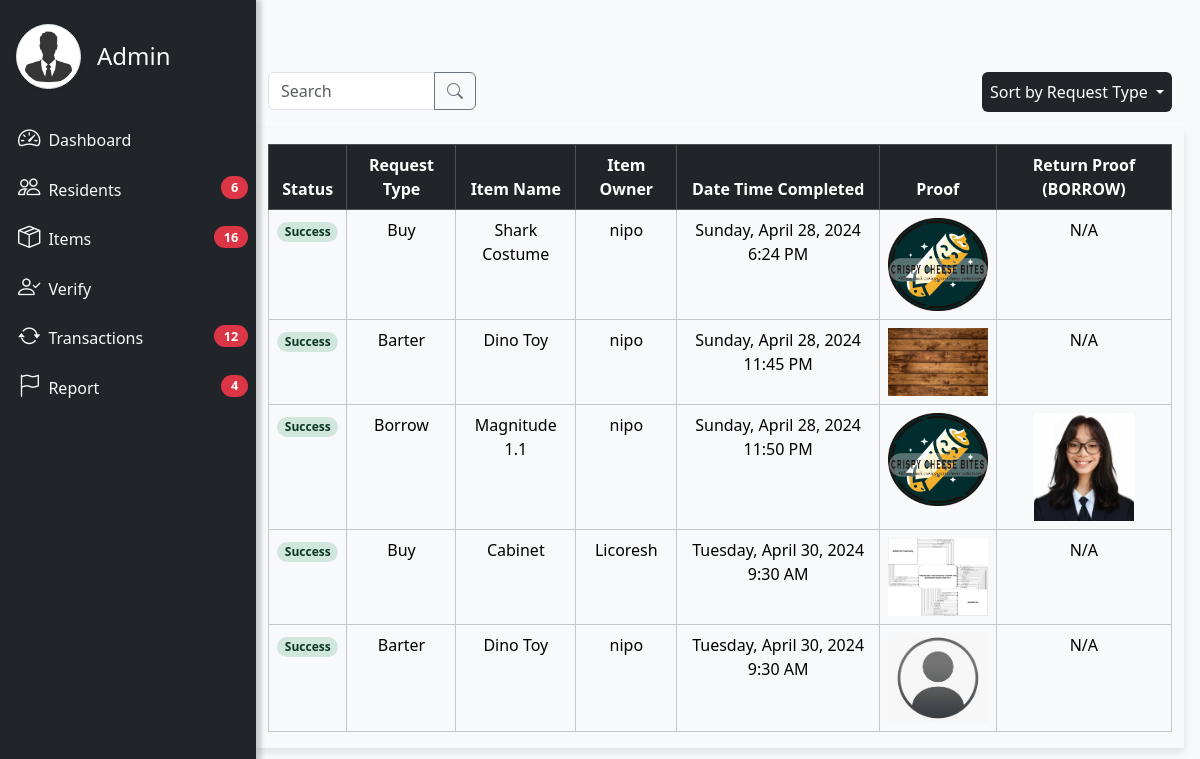
The page /htdocs/test2.php on the database its author committed.
### tables this page shows
CREATE TABLE `Request` (
  `requestID` int(11) NOT NULL AUTO_INCREMENT,
  `status` varchar(45) NOT NULL,
  `requestType` varchar(45) NOT NULL,
  `request_DateTime` datetime NOT NULL,
  `request_DateTimeClosed` datetime DEFAULT NULL,
  `userID` int(11) NOT NULL,
  `itemID` int(11) NOT NULL,
  `dismiss` varchar(10) DEFAULT NULL,
  `incomingDismiss` varchar(10) DEFAULT NULL,
  `remove` varchar(30) DEFAULT NULL,
  `complete` varchar(30) DEFAULT NULL,
  `quantity` int(20) DEFAULT NULL,
  `failed` varchar(30) DEFAULT NULL,
  `ownerSuccess` varchar(50) DEFAULT NULL,
  `requesterSuccess` varchar(50) DEFAULT NULL,
  `requesterTranDismiss` varchar(20) DEFAULT NULL,
  `ownerTranDismiss` varchar(20) DEFAULT NULL,
  `meetDissmiss` varchar(20) DEFAULT NULL,
  `rated` varchar(20) DEFAULT NULL,
  PRIMARY KEY (`requestID`),
  KEY `fk_Request_User1_idx` (`userID`),
  KEY `fk_Request_Item1_idx` (`itemID`),
  CONSTRAINT `fk_Request_Item1` FOREIGN KEY (`itemID`) REFERENCES `item` (`itemID`) ON DELETE NO ACTION ON UPDATE NO ACTION,
  CONSTRAINT `fk_Request_User1` FOREIGN KEY (`userID`) REFERENCES `user` (`userID`) ON DELETE NO ACTION ON UPDATE NO ACTION
);

CREATE TABLE `item` (
  `itemID` int(11) NOT NULL AUTO_INCREMENT,
  `itemName` varchar(45) NOT NULL,
  `ItemDescription` varchar(84) NOT NULL,
  `category` varchar(45) NOT NULL,
  `itemImage_path` varchar(45) NOT NULL,
  `buyPrice` float DEFAULT NULL,
  `userID` int(11) NOT NULL,
  `borrowPrice` float DEFAULT NULL,
  `borrowDuration` int(3) DEFAULT NULL,
  `itemQuantity` int(11) NOT NULL,
  `DateTimePosted` datetime NOT NULL,
  `itemAvailability` varchar(45) NOT NULL,
  `requestType` varchar(45) NOT NULL,
  `itemReports` int(11) DEFAULT NULL,
  PRIMARY KEY (`itemID`),
  UNIQUE KEY `itemImage_path_UNIQUE` (`itemImage_path`),
  KEY `fk_Item_User1_idx` (`userID`),
  CONSTRAINT `item_ibfk_2` FOREIGN KEY (`userID`) REFERENCES `user` (`userID`) ON DELETE NO ACTION ON UPDATE NO ACTION
);

CREATE TABLE `user` (
  `userID` int(11) NOT NULL AUTO_INCREMENT,
  `firstName` varchar(45) NOT NULL,
  `middleName` varchar(45) DEFAULT NULL,
  `lastName` varchar(45) NOT NULL,
  `contactNumber` varchar(45) NOT NULL,
  `zone` varchar(45) NOT NULL,
  `purok` varchar(45) NOT NULL,
  `dateJoined` datetime NOT NULL,
  `userEmail` varchar(45) NOT NULL,
  `status` varchar(45) DEFAULT NULL,
  `username` varchar(45) NOT NULL,
  `password` varchar(250) NOT NULL,
  `recoveryNumber` int(45) DEFAULT NULL,
  `recentPassword` varchar(45) DEFAULT NULL,
  `userImage_path` varchar(45) DEFAULT NULL,
  `verifyImage_path` varchar(45) DEFAULT NULL,
  `birthDay` datetime DEFAULT NULL,
  `userReports` int(11) DEFAULT NULL,
  `hiddenTran` varchar(20) DEFAULT 'Yes',
  `hiddenItem` varchar(20) DEFAULT 'Yes',
  PRIMARY KEY (`userID`),
  UNIQUE KEY `username_UNIQUE` (`username`),
  UNIQUE KEY `userImage_path_UNIQUE` (`userImage_path`),
  UNIQUE KEY `verifyImage_path_UNIQUE` (`verifyImage_path`),
  UNIQUE KEY `recoveryNumber_UNIQUE` (`recoveryNumber`)
);

### htdocs/test2.php (the view, shortened to what this page needs)
<?php
include "./1db.php";
include "./adminnav.php"; ?>
<!DOCTYPE html>
<html lang="en">
<head>
</head>
<body>
    <div class="page-content" id="content">
        <div class="container">
            <br>
            <div class="row mb-3">
                <div class="col-3">
                    <form class="input-group mb-3">
                        <input class="form-control" type="search" placeholder="Search" aria-label="Search">
                        <button class="btn btn-outline-secondary" type="button">
                            <i class="bi bi-search"></i>
                        </button>
                    </form>
                </div>
                <div class="col-9 d-flex justify-content-end">
                        <button type="button" class="btn btn-dark border-0 p-2 mb-3 dropdown-toggle" data-bs-toggle="dropdown" aria-expanded="false">
                            Sort by Request Type
                        </button>
                </div>
                <?php
                $query = "SELECT r.requestID, r.requestType, i.itemName, r.complete AS complete, u.username AS itemOwner,
          (CASE
              WHEN r.requestType = 'Barter' THEN b.DateTimeCompleted
              WHEN r.requestType = 'Borrow' THEN bo.DateTimeCompleted
              WHEN r.requestType = 'Buy' THEN bu.DateTimeCompleted
              ELSE NULL
          END) AS DateTimeCompleted,
          (CASE
              WHEN r.requesterSuccess IS NOT NULL THEN r.requesterSuccess
              WHEN r.ownerSuccess IS NOT NULL THEN r.ownerSuccess
              ELSE 'N/A'
          END) AS Proof,
          (CASE
              WHEN bo.RequesterProof IS NOT NULL THEN bo.RequesterProof
              WHEN bo.OwnerProof IS NOT NULL THEN bo.OwnerProof
              ELSE 'N/A'
          END) AS ReturnProof
          FROM Request r
          JOIN item i ON r.itemID = i.itemID
          LEFT JOIN barter b ON r.requestID = b.requestID
          LEFT JOIN borrow bo ON r.requestID = bo.requestID
          LEFT JOIN buy bu ON r.requestID = bu.requestID
          LEFT JOIN user u ON i.userID = u.userID
          WHERE (r.complete IS NOT NULL OR r.failed IS NOT NULL)";
                $result = $conn->query($query);
                if ($result->num_rows > 0) {
                    echo '<div class="table-wrapper">';
                    echo '<table class="table table-bordered table-border-2 table-hover mb-3 mt-3">';
                    echo '<thead>';
                    echo '<tr class="table-dark">';
                    echo '<th>Status</th>';
                    echo '<th>Request Type</th>';
                    echo '<th>Item Name</th>';
                    echo '<th>Item Owner</th>';
                    echo '<th>Date Time Completed</th>';
                    echo '<th>Proof</th>';
                    echo '<th>Return Proof (BORROW)</th>';
                    echo '</tr>';
                    echo '</thead>';
                    echo '<tbody>';
                    while ($row = $result->fetch_assoc()) {
                        $requestDateTimeClosed = $row['DateTimeCompleted'] ? date('l, F j, Y g:i A', strtotime($row['DateTimeCompleted'])) : '';
                        echo '<tr class="table-row table-light">';
                        echo '<td>';
                        if ($row['complete'] == 'Yes') {
                            echo '<span class="badge bg-success-subtle text-success-emphasis rounded-pill">Success</span>';
                        } else {
                            echo '<span style="background-color: red; color: white; padding: 5px; border-radius: 5px;">Failed</span>';
                        }
                        echo '</td>';
                        echo '<td class="table-bordered" data-bs-toggle="modal" data-bs-target="#' . (($row['requestType'] == 'Barter') ? 'reqbartermodal' : (($row['requestType'] == 'Buy') ? 'reqBuyModal' : 'reqBorrowModal')) . '" data-request-id="' . $row['requestID'] . '">' . $row['requestType'] . '</td>';
                        echo '<td class="table-bordered" data-bs-toggle="modal" data-bs-target="#' . (($row['requestType'] == 'Barter') ? 'reqbartermodal' : (($row['requestType'] == 'Buy') ? 'reqBuyModal' : 'reqBorrowModal')) . '" data-request-id="' . $row['requestID'] . '">'  . $row['itemName'] . '</td>';
                        echo '<td class="table-bordered" data-bs-toggle="modal" data-bs-target="#' . (($row['requestType'] == 'Barter') ? 'reqbartermodal' : (($row['requestType'] == 'Buy') ? 'reqBuyModal' : 'reqBorrowModal')) . '" data-request-id="' . $row['requestID'] . '">'  . $row['itemOwner'] . '</td>';
                        echo '<td class="table-bordered" data-bs-toggle="modal" data-bs-target="#' . (($row['requestType'] == 'Barter') ? 'reqbartermodal' : (($row['requestType'] == 'Buy') ? 'reqBuyModal' : 'reqBorrowModal')) . '" data-request-id="' . $row['requestID'] . '">'  . $requestDateTimeClosed . '</td>';
                        echo '<td class="table-bordered" data-bs-toggle="modal" data-bs-target="#' . (($row['requestType'] == 'Barter') ? 'reqbartermodal' : (($row['requestType'] == 'Buy') ? 'reqBuyModal' : 'reqBorrowModal')) . '" data-request-id="' . $row['requestID'] . '">';
                        if ($row['Proof'] != 'N/A') {
                            echo '<img src="proof/' . $row['Proof'] . '" alt="Proof" width="100">';
                        } else {
                            echo 'N/A';
                        }
                        echo '</td>';
                        echo '<td class="table-bordered" data-bs-toggle="modal" data-bs-target="#' . (($row['requestType'] == 'Barter') ? 'reqbartermodal' : (($row['requestType'] == 'Buy') ? 'reqBuyModal' : 'reqBorrowModal')) . '" data-request-id="' . $row['requestID'] . '">';
                        if ($row['ReturnProof'] != 'N/A') {
                            echo '<img src="proof/' . $row['ReturnProof'] . '" alt="Proof" width="100">';
                        } else {
                            echo 'N/A';
                        }
                        echo '</td>';
                        echo '</tr>';
                    }
                    echo '</tbody>';
                    echo '</table>';
                    echo '</div>';
                };
                ?>
            </div>
        </div>
    </div>
</body>
</html>

### htdocs/admin/adminnav.php (shortened to what this page needs)
<?php include "../1db.php"; ?>
<?
function countRows() {
    global $conn;
    $sql = "SELECT * FROM user";
    $result = mysqli_query($conn, $sql);
    $residents = mysqli_num_rows($result);
    $sql = "SELECT * FROM item";
    $result = mysqli_query($conn, $sql);
    $items = mysqli_num_rows($result);
    $sql = "SELECT * FROM user WHERE status = 'Unverified' OR status = 'unverified' OR status IS NULL";    $result = mysqli_query($conn, $sql);
    $verify = mysqli_num_rows($result);
    $sql = "SELECT * FROM Request";
    $result = mysqli_query($conn, $sql);
    $requests = mysqli_num_rows($result);
    $sql = "SELECT * FROM userreport";
    $result = mysqli_query($conn, $sql);
    $userreport = mysqli_num_rows($result);
    $sql = "SELECT * FROM reportedItem";
    $result = mysqli_query($conn, $sql);
    $reportedItem = mysqli_num_rows($result);
    $totalReport = $userreport + $reportedItem;
    return compact('residents', 'items', 'verify', 'requests', 'userreport', 'reportedItem', 'totalReport');
}
$counts = countRows();
?>
<!DOCTYPE html>
<html lang="en">
<head>
    <link href="https://cdn.jsdelivr.net/npm/bootstrap@5.3.2/dist/css/bootstrap.min.css" rel="stylesheet" />
    <link rel="stylesheet" href="https://cdn.jsdelivr.net/npm/bootstrap-icons@1.5.0/font/bootstrap-icons.css">
    <link rel="stylesheet" href="https://cdnjs.cloudflare.com/ajax/libs/font-awesome/6.0.0-beta3/css/all.min.css" />
</head>
<body>
<div class="vertical-nav bg-dark" id="sidebar">
    <div class="py-4 px-3">
        <div class="media d-flex align-items-center">
        <img src="../picture/default_admin.png" alt="..." style="width: 65px; height: 65px;" class="mr-3 rounded-circle img-thumbnail shadow-sm">
            <div class="media-body">
                <h4 class="m-0 text-light ms-3">Admin</h4>
            </div>
        </div>
    </div>
    <ul class="nav flex-column bg-dark">
        <li class="nav-item">
            <a href="ad_dashboard.php" class="nav-link text-light font-italic d-flex align-items-center justify-content-between">
                <span><i class="bi bi-speedometer2 text-light fa-fw"></i>Dashboard</span>
            </a>
        </li>
        <li class="nav-item">
            <a href="ad_residents.php" class="nav-link text-light font-italic d-flex align-items-center justify-content-between">
                <span><i class="bi bi-people text-light fa-fw"></i>Residents</span>
                <?php
                    if($counts['residents'] > 0){
                        echo '<span class="badge rounded-pill bg-danger" style="font-size: 0.8rem; padding: 0.3rem 0.6rem;">'.$counts['residents'].'</span>';
                    } else{
                        echo '';
                    }
                ?>
            </a>
        </li>
        <li class="nav-item">
            <a href="ad_items.php" class="nav-link text-light font-italic d-flex align-items-center justify-content-between">
                <span><i class="bi bi-box-seam text-light fa-fw"></i>Items</span>
                <?php
                    if($counts['items'] > 0){
                        echo '<span class="badge rounded-pill bg-danger" style="font-size: 0.8rem; padding: 0.3rem 0.6rem;">'.$counts['items'].'</span>';
                    } else{
                        echo '';
                    }
                ?>
            </a>
        </li>
        <li class="nav-item">
            <a href="ad_verify.php" class="nav-link text-light font-italic d-flex align-items-center justify-content-between">
                <span><i class="bi bi-person-check text-light fa-fw"></i>Verify</span>
            </a>
        </li>
        <li class="nav-item">
            <a href="ad_transaction.php" class="nav-link text-light font-italic d-flex align-items-center justify-content-between">
                <span><i class="bi bi-arrow-repeat text-light fa-fw"></i>Transactions</span>
                <?php
                    if($counts['requests'] > 0){
                        echo '<span class="badge rounded-pill bg-danger" style="font-size: 0.8rem; padding: 0.3rem 0.6rem;">'.$counts['requests'] .'</span>';
                    } else{
                        echo '';
                    }
                ?>
            </a>
        </li>
        <li class="nav-item nav-item-request">
            <a class="nav-link text-light font-italic d-flex align-items-center justify-content-between collapsed" data-bs-toggle="collapse" href="#report-collapse" aria-expanded="true">
                <span><i class="bi bi-flag text-light fa-fw"></i>Report</span>
                <?php
                    if($counts['totalReport']  > 0){
                        echo '<span class="badge rounded-pill bg-danger" style="font-size: 0.8rem; padding: 0.3rem 0.6rem;">'.$counts['totalReport'].'</span>';
                    } else{
                        echo '';
                    }
                ?>
            </a>
        </li>
    </ul>
</div>
</body>
</html>

### rows shown on the page
request: complete "Success", requestType "Buy", itemID.itemName "Shark Costume", user.username "nipo", requestDateTimeClosed "Sunday, April 28, 2024 6:24 PM", shows "N/A"
request: complete "Success", requestType "Barter", itemID.itemName "Dino Toy", user.username "nipo", requestDateTimeClosed "Sunday, April 28, 2024 11:45 PM", shows a picture, shows "N/A"
request: complete "Success", requestType "Borrow", itemID.itemName "Magnitude 1.1", user.username "nipo", requestDateTimeClosed "Sunday, April 28, 2024 11:50 PM"
request: complete "Success", requestType "Buy", itemID.itemName "Cabinet", user.username "Licoresh", requestDateTimeClosed "Tuesday, April 30, 2024 9:30 AM", shows a picture, shows "N/A"
request: complete "Success", requestType "Barter", itemID.itemName "Dino Toy", user.username "nipo", requestDateTimeClosed "Tuesday, April 30, 2024 9:30 AM", shows a picture, shows "N/A"

### other values the page prints
$counts['residents'] "6"
$counts['items'] "16"
$counts['requests'] "12"
$counts['totalReport'] "4"
